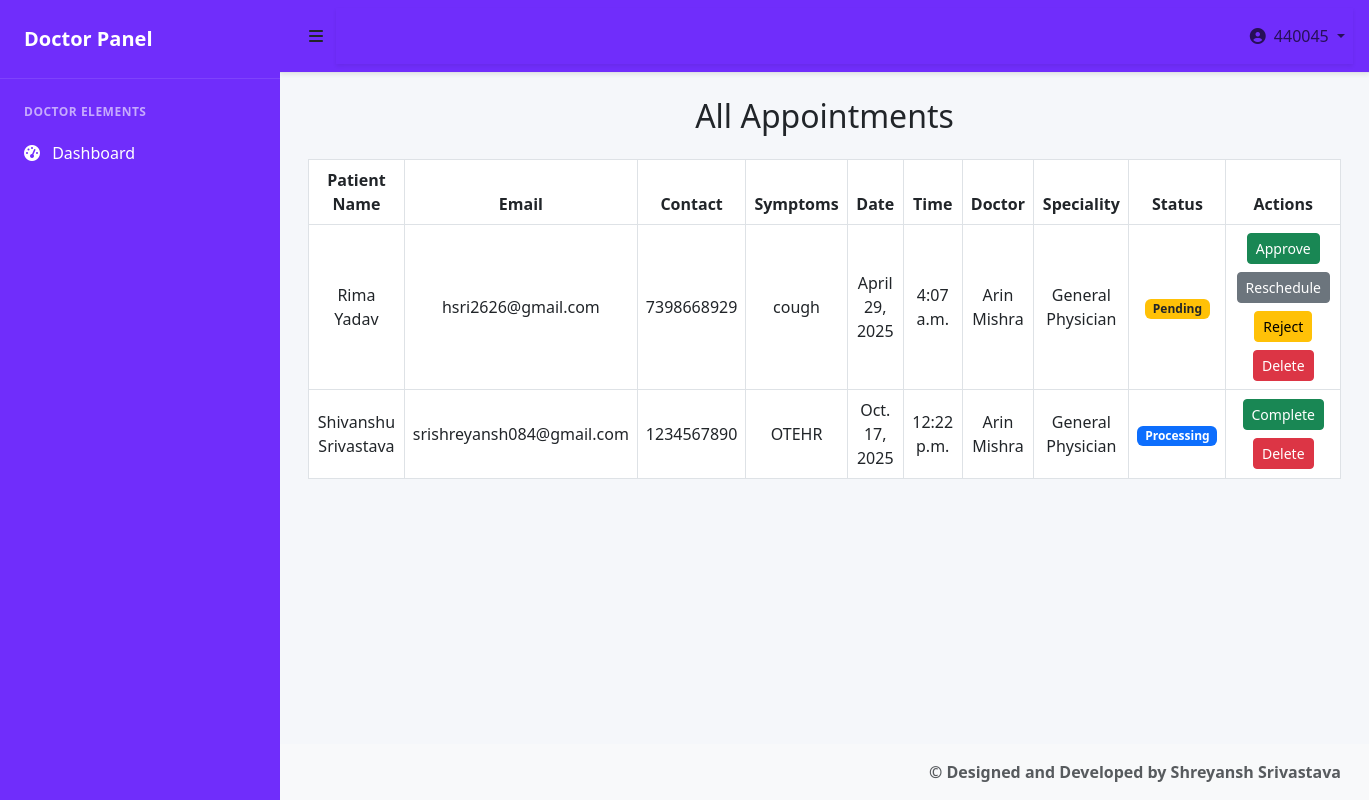
Screenshot of /doctorapp/vpa/ (signed in) with the database file from the repository.
### mainapp/models.py (models this page shows, shortened)
class Appointment(models.Model):
    name = models.CharField(max_length=100)
    email = models.EmailField()
    contact = models.CharField(max_length=15)
    symptoms = models.TextField()
    appointment_date = models.DateField()
    appointment_time = models.TimeField()
    doctor_speciality = models.CharField(max_length=80)
    doctor = models.ForeignKey(DoctorRegister, on_delete=models.CASCADE)
    created_at = models.DateTimeField(auto_now_add=True)
    STATUS_PENDING = 'PENDING'
    STATUS_PROCESSING = 'PROCESSING'
    STATUS_COMPLETED = 'COMPLETED'
    STATUS_REJECTED = 'REJECTED'
    STATUS_CHOICES = [
        (STATUS_PENDING, 'Pending'),
        (STATUS_PROCESSING, 'Processing'),
        (STATUS_COMPLETED, 'Completed'),
        (STATUS_REJECTED, 'Rejected'),
    ]
    status = models.CharField(max_length=20, choices=STATUS_CHOICES, default=STATUS_PENDING)
    is_completed = models.BooleanField(default=False)

### adminapp/models.py (models this page shows, shortened)
class DoctorRegister(models.Model):
    doctor_id = models.CharField(max_length=20, primary_key=True)
    doctor_name = models.CharField(max_length=100)
    doctors_speciality = models.CharField(max_length=80)
    doctor_email = models.EmailField()
    doctor_phone = models.CharField(max_length=20)
    doctor_password = models.CharField(max_length=100)
    created_at = models.DateTimeField(auto_now_add=True)

### doctorapp/views.py (the view)
# urls.py: path('vpa/',views.vpa,name='vpa'),
@cache_control(no_store=True, no_cache=True, must_revalidate=True)
def vpa(request):
    if not is_doctor_logged_in(request):
        return redirect('login')
    appointments = Appointment.objects.all().order_by('appointment_date', 'appointment_time')
    return render(request, 'vpa.html', {'appointments': appointments})

### doctorapp/views.py (called while the page is built)
def is_doctor_logged_in(request):
    return 'doctor_id' in request.session

### doctorapp/templates/vpa.html
{% extends 'doctorbase.html' %}
{% load static %}
{% block doctor %}
<div class="row">
    <div class="col-sm-12">
        <h2 class="text-center mb-4">All Appointments</h2>
        {% if appointments %}
            <table class="table table-bordered table-hover text-center align-middle">
                <thead style="background-color: #0d6efd; color: white;">
                    <tr>
                        <th>Patient Name</th>
                        <th>Email</th>
                        <th>Contact</th>
                        <th>Symptoms</th>
                        <th>Date</th>
                        <th>Time</th>
                        <th>Doctor</th>
                        <th>Speciality</th>
                        <th>Status</th>
                        <th>Actions</th>
                    </tr>
                </thead>
                <tbody>
                    {% for app in appointments %}
                        <tr>
                            <td>{{ app.name }}</td>
                            <td>{{ app.email }}</td>
                            <td>{{ app.contact }}</td>
                            <td>{{ app.symptoms }}</td>
                            <td>{{ app.appointment_date }}</td>
                            <td>{{ app.appointment_time }}</td>
                            <td>{{ app.doctor.doctor_name }}</td>
                            <td>{{ app.doctor_speciality }}</td>
                            <td>
                                {% if app.status == 'COMPLETED' %}
                                    <span class="badge bg-success">Completed</span>
                                {% elif app.status == 'PROCESSING' %}
                                    <span class="badge bg-primary">Processing</span>
                                {% elif app.status == 'REJECTED' %}
                                    <span class="badge bg-danger">Rejected</span>
                                {% else %}
                                    <span class="badge bg-warning text-dark">Pending</span>
                                {% endif %}
                            </td>
                            <td>
                                {% if app.status == 'PENDING' %}
                                    <a href="{% url 'doctorapp:markaproove' app.id %}" class="btn btn-sm btn-success mb-2">Approve</a>
                                    <a href="{% url 'doctorapp:rescheduleappointment' app.id %}" class="btn btn-sm btn-secondary mb-2">Reschedule</a>
                                    <a href="{% url 'doctorapp:rejectappointment' app.id %}" class="btn btn-sm btn-warning mb-2">Reject</a>
                                {% elif app.status == 'PROCESSING' %}
                                    <a href="{% url 'doctorapp:completeappointment' app.id %}" class="btn btn-sm btn-success mb-2">Complete</a>
                                {% endif %}
                                <a href="{% url 'doctorapp:deleteappointment' app.id %}" class="btn btn-sm btn-danger">Delete</a>
                            </td>
                        </tr>
                    {% endfor %}
                </tbody>
            </table>
        {% else %}
            <div class="alert alert-info text-center">No appointments found.</div>
        {% endif %}
    </div>
</div>
{% endblock %}

### doctorapp/templates/doctorbase.html (style rules this page uses)
:root { --primary: rgb(112,45,251); --primary-light: rgba(57, 204, 150, 0.1); --primary-hover: rgb(112,45,251); --secondary: #6c757d; --light: #f8f9fa; --dark: #212529; --sidebar-width: 280px; }
body { font-family: 'Segoe UI', Tahoma, Geneva, Verdana, sans-serif; background-color: #f5f7fa; overflow-x: hidden; }
html, body { height: 100%; margin: 0; }

### rows the page displays
Appointment: name "Rima Yadav", email "hsri2626@gmail.com", contact "7398668929", symptoms "cough", appointment_date "April 29, 2025", appointment_time "4:07 a.m.", doctor.doctor_name "Arin Mishra", doctor_speciality "General Physician", status "Pending"
Appointment: name "Shivanshu Srivastava", email "srishreyansh084@gmail.com", contact "1234567890", symptoms "OTEHR", appointment_date "Oct. 17, 2025", appointment_time "12:22 p.m.", doctor.doctor_name "Arin Mishra", doctor_speciality "General Physician", status "Processing"

### other values shown
{{ request.session.doctor_id }} "440045"
